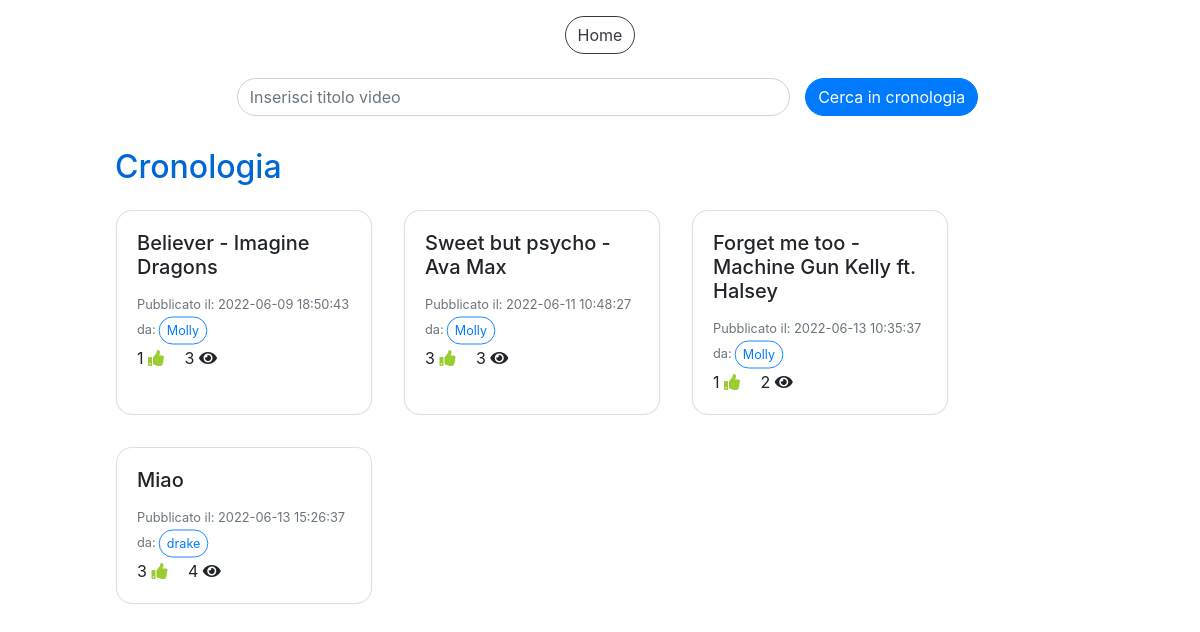
The app's page /cronologia.php (signed in) with its own data.
### tables this page shows
CREATE TABLE `video` (
  `IdVideo` int(11) NOT NULL,
  `Titolo` varchar(100) NOT NULL,
  `SorgenteVideo` varchar(300) NOT NULL,
  `DataPubblicazione` datetime NOT NULL DEFAULT current_timestamp(),
  `NumeroLike` int(11) NOT NULL DEFAULT 0,
  `NumeroVisualizzazioni` int(11) NOT NULL DEFAULT 0,
  `IdAccount` int(11) NOT NULL
);

CREATE TABLE `accounts` (
  `IdAccount` int(11) NOT NULL,
  `Username` varchar(40) NOT NULL,
  `Mail` varchar(40) NOT NULL,
  `Password` varchar(100) NOT NULL,
  `Canale` tinyint(1) NOT NULL,
  `NumeroIscritti` int(11) DEFAULT NULL
);

### cronologia.php (the view, shortened to what this page needs)
<!DOCTYPE html>
<html>
<head>
  <link rel="stylesheet" href="css/style.css">
  <link rel="stylesheet" href="css/custom_style.css">
</head>
<body>
  <?php
    include("db.php");
  ?>
  <div class="container-fluid pt-3">
    <div class="row justify-content-center">
      <button type="button" class="btn btn-outline-dark" onclick="location.href='home.php'">Home</button>
    </div>
    <div class="row justify-content-center">
      <div class="col-10">
          <form method="POST" class="mt-2" style="width: 100%" action="cronologia.php">
            <div class="row align-items-center justify-content-center">
              <div class="form-group col-7 mt-3">
                <input type="text" id="cerca" class="form-control" name="cerca" placeholder="Inserisci titolo video">
              </div>
              <button id="bottoneCerca" class="btn btn-primary" value="">Cerca in cronologia</button>
            </div>
          </form>
        <h2 class="titleText mt-3">Cronologia</h2>
        <div id="cronologia" class="row">
        <?php
          $sql="SELECT * FROM Playlists WHERE IdAccount=? AND TipoPlaylist=?";
          $query=$db->prepare($sql);
          $dati=array($_SESSION["loginID"], 1);
          $query->execute($dati);
          $ris=$query->fetchAll();
          foreach($ris as $row) {
            $idCronologia=$row["IdPlaylist"];
          }
          $sql="SELECT * FROM Video v JOIN Accounts a ON v.IdAccount=a.IdAccount WHERE IdVideo IN (SELECT IdVideo FROM Composizioni_playlists WHERE IdPlaylist=?)";
          $dati=array($idCronologia);
          $query=$db->prepare($sql);
          $query->execute($dati);
          $ris=$query->fetchAll();
          foreach($ris as $row) {
            $sql="SELECT * FROM Video v, Visualizzazioni vis, Accounts a WHERE v.IdVideo=vis.IdVideo AND a.IdAccount=vis.IdAccount AND vis.IdAccount=? AND vis.IdVideo=?";
            $query=$db->prepare($sql);
            $dati=array($_SESSION["loginID"], $row["IdVideo"]);
            $query->execute($dati);
            $risVis=$query->fetchAll();
            $tempoVis=-1;
            $creator=$row["Username"];
            foreach($risVis as $vis) {
              $tempoVis=$vis["TempoVisualizzazione"];
            }
            echo '<div class="card card-video m-3" style="width: 16rem;">
                    <div class="card-body card-video" onclick="cardOnClick(\''. $row["IdVideo"] .'\',\''. $row["Titolo"] .'\',\''. $row["SorgenteVideo"] .'\',\''. $tempoVis .'\',\''. $creator .'\')">
                      <h5 class="card-title card-video">'. $row["Titolo"] .'</h5>
                      <p class="card-text card-video">
                        <small class="text-muted">Pubblicato il: '. $row["DataPubblicazione"] .'<br>da:<button type="button" class="btn btn-outline-primary btn-sm mini">'. $creator .'</button></small><br>
                        '. $row["NumeroLike"] .' <i class="fa fa-thumbs-up mr-3"></i>
                        '. $row["NumeroVisualizzazioni"] .' <i class="fa fa-eye"></i>
                      </p>
                    </div>
                  </div>';
          }
        ?>
        </div>
      </div>
    </div>
  </div>
</body>
</html>

### css/custom_style.css (style rules this page uses)
* { transition: 0.4s; }
div, h2, p { cursor: default; }
.card-video,.card-playlist,.card-post { cursor: pointer; }
.fa-thumbs-up { color: yellowgreen; }
body { height: 100vh; overflow: auto; }
.btn,.form-control,.custom-select { border-radius: 2rem; }
.mini { transform: scale(0.9); }
.card { border-radius: 1rem; }
.titleText { color: #0067d5; }

### records on screen
video: Titolo "Believer - Imagine Dragons", DataPubblicazione "2022-06-09 18:50:43", IdAccount.Username "Molly", NumeroLike "1", NumeroVisualizzazioni "3"
video: Titolo "Sweet but psycho - Ava Max", DataPubblicazione "2022-06-11 10:48:27", IdAccount.Username "Molly", NumeroLike "3", NumeroVisualizzazioni "3"
video: Titolo "Forget me too - Machine Gun Kelly ft. Halsey", DataPubblicazione "2022-06-13 10:35:37", IdAccount.Username "Molly", NumeroLike "1", NumeroVisualizzazioni "2"
video: Titolo "Miao", DataPubblicazione "2022-06-13 15:26:37", IdAccount.Username "drake", NumeroLike "3", NumeroVisualizzazioni "4"
